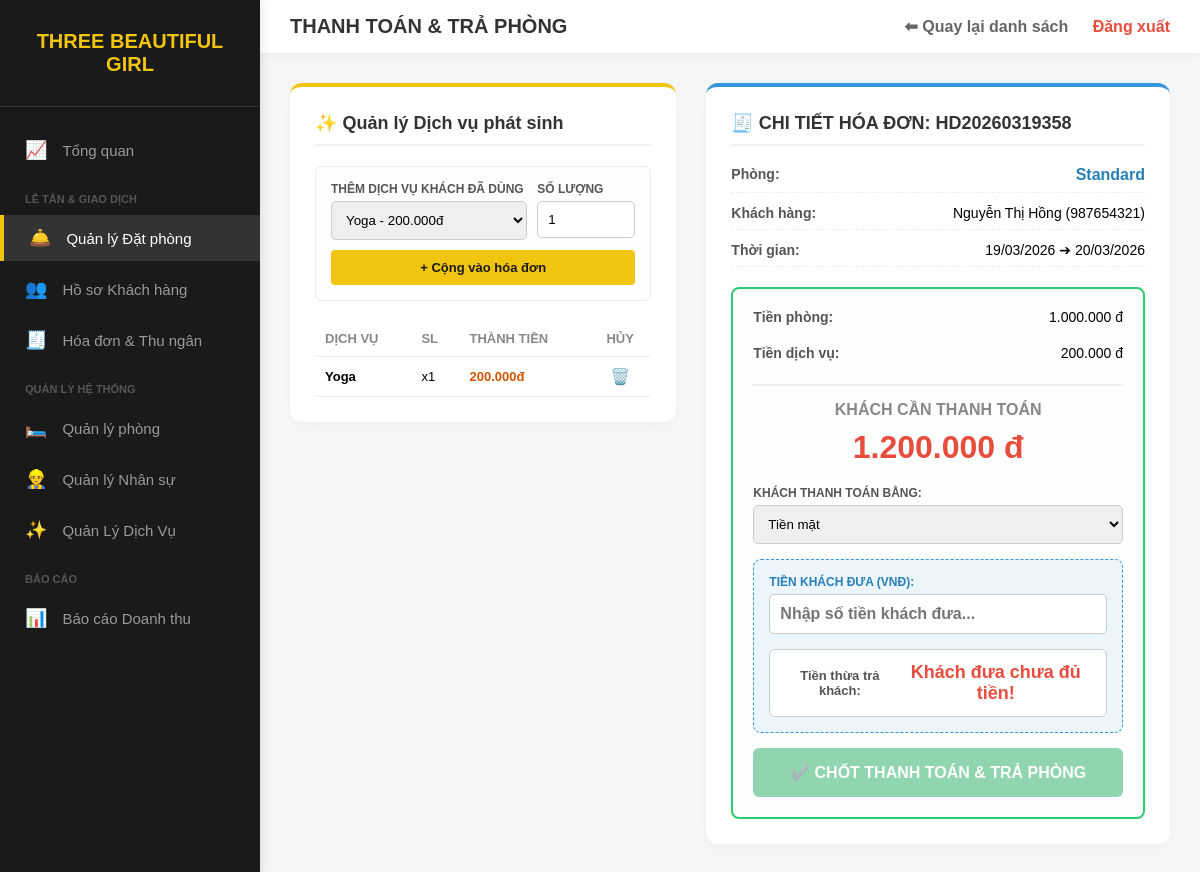
/checkout.php?booking_id=BK-20260319-6025 (signed in), run on the app's committed database.
### tables this page shows
CREATE TABLE `chi_tiet_dich_vu` (
  `id` int(11) NOT NULL,
  `dat_phong_id` int(11) NOT NULL,
  `ma_dich_vu` varchar(20) NOT NULL,
  `so_luong` int(11) NOT NULL DEFAULT 1,
  `thanh_tien` decimal(10,2) NOT NULL,
  `thoi_gian_su_dung` timestamp NOT NULL DEFAULT current_timestamp()
);

CREATE TABLE `dich_vu` (
  `ma_dich_vu` varchar(20) NOT NULL,
  `ten_dich_vu` varchar(100) NOT NULL,
  `don_gia` decimal(10,2) NOT NULL,
  `mo_ta` text NOT NULL,
  `url_anh` text NOT NULL
);

CREATE TABLE `hoa_don` (
  `ma_hoa_don` varchar(20) NOT NULL,
  `dat_phong_id` int(11) NOT NULL,
  `ma_nv` varchar(20) NOT NULL,
  `ma_khuyen_mai` varchar(20) DEFAULT NULL,
  `tien_phong` decimal(10,2) NOT NULL,
  `tien_dich_vu` decimal(10,2) DEFAULT 0.00,
  `thue_vat` decimal(10,2) DEFAULT 0.00,
  `tien_coc` decimal(10,2) DEFAULT 0.00,
  `tien_phu_phi` decimal(10,2) DEFAULT 0.00,
  `tong_tien_thanh_toan` decimal(10,2) NOT NULL,
  `phuong_thuc_thanh_toan` enum('Tiền mặt','Chuyển khoản') DEFAULT 'Tiền mặt',
  `trang_thai_thanh_toan` enum('Chưa thanh toán','Đã thanh toán') DEFAULT 'Chưa thanh toán',
  `ngay_thanh_toan` timestamp NOT NULL DEFAULT current_timestamp()
);

CREATE TABLE `dat_phong` (
  `id` int(11) NOT NULL,
  `booking_id` varchar(20) NOT NULL,
  `khach_hang_cccd` varchar(20) NOT NULL,
  `ma_nv` varchar(20) DEFAULT NULL,
  `ma_phong` varchar(20) DEFAULT NULL,
  `ma_loai` varchar(20) NOT NULL,
  `ngay_den` date NOT NULL,
  `ngay_di` date NOT NULL,
  `so_khach` int(11) NOT NULL,
  `tong_tien_du_kien` decimal(10,2) DEFAULT NULL,
  `trang_thai` enum('Đã đặt trước','Tạm giữ thanh toán','Đã đặt cọc','Đã thanh toán đầy đủ','Đã check-in','Đã check-out','Đã hủy') DEFAULT 'Tạm giữ thanh toán',
  `ngay_dat` timestamp NOT NULL DEFAULT current_timestamp()
);

CREATE TABLE `phong` (
  `ma_phong` varchar(20) NOT NULL,
  `ten_phong` varchar(100) DEFAULT NULL,
  `loai_phong` varchar(50) DEFAULT NULL,
  `gia_phong` decimal(10,2) DEFAULT NULL,
  `ma_loai` varchar(20) NOT NULL,
  `trang_thai` enum('Trống','Đang lưu trú','Đang dọn dẹp','Bảo trì') DEFAULT 'Trống',
  `url_phong` text NOT NULL,
  `chi_tiet_phong` text NOT NULL,
  `so_phong_trong` int(11) DEFAULT 10
);

CREATE TABLE `khach_hang` (
  `cccd_ho_chieu` varchar(20) NOT NULL,
  `ho_ten` varchar(100) NOT NULL,
  `so_dien_thoai` varchar(15) NOT NULL,
  `email` varchar(100) DEFAULT NULL,
  `mat_khau` varchar(255) NOT NULL,
  `cong_no` decimal(10,2) DEFAULT 0.00,
  `so_lan_huy` int(11) DEFAULT 0,
  `ngay_tao` timestamp NOT NULL DEFAULT current_timestamp(),
  `ma_khach_hang` varchar(0) NOT NULL
);

### checkout.php (the view, shortened to what this page needs)
<?php
include 'config.php';
$booking_id = $_GET['booking_id'];
$stmt = $conn->prepare("
    SELECT dp.*, kh.ho_ten, kh.so_dien_thoai, p.ten_phong, p.ma_phong
    FROM dat_phong dp
    JOIN khach_hang kh ON dp.khach_hang_cccd = kh.cccd_ho_chieu
    JOIN phong p ON dp.ma_phong = p.ma_phong
    WHERE dp.booking_id = ?
");
$stmt->execute([$booking_id]);
$booking = $stmt->fetch(PDO::FETCH_ASSOC);
$dp_id = $booking['id'];
$ngay_den_str = date('d/m/Y', strtotime($booking['ngay_den']));
$ngay_di_str = date('d/m/Y', strtotime($booking['ngay_di']));
$is_checked_out = ($booking['trang_thai'] == 'Hoàn tất trả phòng');
$stmt_hd = $conn->prepare("SELECT * FROM hoa_don WHERE dat_phong_id = ?");
$stmt_hd->execute([$dp_id]);
$hoadon = $stmt_hd->fetch(PDO::FETCH_ASSOC);
$services_list = $conn->query("SELECT * FROM dich_vu")->fetchAll(PDO::FETCH_ASSOC);
$stmt_ctdv = $conn->prepare("SELECT c.*, d.ten_dich_vu, d.don_gia FROM chi_tiet_dich_vu c JOIN dich_vu d ON c.ma_dich_vu = d.ma_dich_vu WHERE c.dat_phong_id = ?");
$stmt_ctdv->execute([$dp_id]);
$services_used = $stmt_ctdv->fetchAll(PDO::FETCH_ASSOC);
$tong_tien_num = $hoadon['tong_tien_thanh_toan'];
$tong_tien_vnd = number_format($tong_tien_num, 0, ',', '.');
?>
<!DOCTYPE html>
<html lang="vi">
<head>
</head>
<body>
    <aside class="sidebar">
        <div class="sidebar-header"><h2>Three Beautiful Girl</h2></div>
        <ul class="sidebar-menu">
            <li><a href="admin_dashboard.php"><span class="icon">📈</span> Tổng quan</a></li>
            <li class="menu-category">LỄ TÂN & GIAO DỊCH</li>
            <li><a href="manage_bookings.php" class="active"><span class="icon">🛎️</span> Quản lý Đặt phòng</a></li>
            <li><a href="manage_users.php"><span class="icon">👥</span> Hồ sơ Khách hàng</a></li>
            <li><a href="invoices.php"><span class="icon">🧾</span> Hóa đơn & Thu ngân</a></li>
            <li class="menu-category">QUẢN LÝ HỆ THỐNG</li>
            <li><a href="rooms.php"><span class="icon">🛏️</span> Quản lý phòng</a></li>
            <li><a href="manage_staff.php"><span class="icon">👷‍♂️</span> Quản lý Nhân sự</a></li>
            <li><a href="manage_services.php"><span class="icon">✨</span> Quản Lý Dịch Vụ</a></li>
            <li class="menu-category">BÁO CÁO</li>
            <li><a href="reports.php"><span class="icon">📊</span> Báo cáo Doanh thu</a></li>
        </ul>
    </aside>
    <main class="main-content">
        <header class="topbar">
            <h1>THANH TOÁN & TRẢ PHÒNG</h1>
            <div>
                <a href="manage_bookings.php" style="color: #666; text-decoration: none; font-weight: bold; margin-right: 20px;">⬅ Quay lại danh sách</a>
                <a href="logout.php" style="color: #e74c3c; text-decoration: none; font-weight: bold;">Đăng xuất</a>
            </div>
        </header>
        <div class="dashboard-container">
            <div class="layout-grid">
                <div class="card" style="border-top: 4px solid #f1c40f;">
                    <div class="card-header">✨ Quản lý Dịch vụ phát sinh</div>
                    <?php if (!$is_checked_out): ?>
                    <form method="POST" style="background: #fdfefe; padding: 15px; border: 1px solid #eee; border-radius: 6px; margin-bottom: 20px;">
                        <div style="display: flex; gap: 10px;">
                            <div class="form-group" style="flex: 2; margin: 0;">
                                <label>Thêm dịch vụ khách đã dùng</label>
                                <select name="ma_dich_vu" required>
                                    <?php foreach ($services_list as $sv): ?>
                                        <option value="<?= $sv['ma_dich_vu'] ?>"><?= $sv['ten_dich_vu'] ?> - <?= number_format($sv['don_gia'],0,',','.') ?>đ</option>
                                    <?php endforeach; ?>
                                </select>
                            </div>
                            <div class="form-group" style="flex: 1; margin: 0;">
                                <label>Số lượng</label>
                                <input type="number" name="so_luong" value="1" min="1" required>
                            </div>
                        </div>
                        <button type="submit" name="btn_add_service" class="btn-gold" style="margin-top: 10px;">+ Cộng vào hóa đơn</button>
                    </form>
                    <?php endif; ?>
                    <table>
                        <thead>
                            <tr>
                                <th>Dịch Vụ</th>
                                <th>SL</th>
                                <th>Thành Tiền</th>
                                <?php if (!$is_checked_out): ?>
                                <th style="text-align:center;">Hủy</th>
                                <?php endif; ?>
                            </tr>
                        </thead>
                        <tbody>
                            <?php if (count($services_used) > 0): ?>
                                <?php foreach($services_used as $u): ?>
                                <tr>
                                    <td><strong><?= htmlspecialchars($u['ten_dich_vu']) ?></strong></td>
                                    <td>x<?= $u['so_luong'] ?></td>
                                    <td style="color: #d35400; font-weight: bold;"><?= number_format($u['thanh_tien'], 0, ',', '.') ?>đ</td>
                                    <?php if (!$is_checked_out): ?>
                                    <td style="text-align:center;">
                                        <a href="checkout.php?booking_id=<?= urlencode($booking_id) ?>&delete_service=<?= $u['id'] ?>" onclick="return confirm('Bạn có chắc chắn muốn XÓA món này khỏi hóa đơn?')" style="color: #e74c3c; text-decoration: none; font-size: 16px;" title="Xóa bỏ">🗑️</a>
                                    </td>
                                    <?php endif; ?>
                                </tr>
                                <?php endforeach; ?>
                            <?php else: ?>
                                <tr><td colspan="<?= $is_checked_out ? '3' : '4' ?>" style="text-align: center; color: #999;">Khách chưa sử dụng dịch vụ phát sinh nào.</td></tr>
                            <?php endif; ?>
                        </tbody>
                    </table>
                </div>
                <div class="card" style="border-top: 4px solid #3498db;">
                    <div class="card-header">🧾 CHI TIẾT HÓA ĐƠN: <?= htmlspecialchars($hoadon['ma_hoa_don']) ?></div>
                    <div class="info-row"><strong>Phòng:</strong> <span style="color:#2980b9; font-weight:bold; font-size:16px;"><?= htmlspecialchars($booking['ten_phong']) ?></span></div>
                    <div class="info-row"><strong>Khách hàng:</strong> <span><?= htmlspecialchars($booking['ho_ten']) ?> (<?= htmlspecialchars($booking['so_dien_thoai']) ?>)</span></div>
                    <div class="info-row"><strong>Thời gian:</strong> <span><?= $ngay_den_str ?> ➔ <?= $ngay_di_str ?></span></div>
                    <div class="total-box">
                        <div class="info-row" style="border:none;"><strong>Tiền phòng:</strong> <span><?= number_format($hoadon['tien_phong'], 0, ',', '.') ?> đ</span></div>
                        <div class="info-row" style="border:none;"><strong>Tiền dịch vụ:</strong> <span><?= number_format($hoadon['tien_dich_vu'], 0, ',', '.') ?> đ</span></div>
                        <div style="border-top: 2px solid #eee; margin: 15px 0;"></div>
                        <span style="color: #888; font-weight: bold; text-transform: uppercase;">KHÁCH CẦN THANH TOÁN</span>
                        <div class="total-price" id="total_price_vnd"><?= $tong_tien_vnd ?> đ</div>
                        <?php if (!$is_checked_out): ?>
                            <form method="POST" style="margin-top: 20px;">
                                <div class="form-group" style="text-align: left;">
                                    <label>Khách thanh toán bằng:</label>
                                    <select name="phuong_thuc_thanh_toan" id="phuong_thuc" onchange="togglePaymentFlow()">
                                        <option value="Tiền mặt" selected>Tiền mặt</option>
                                    </select>
                                </div>
                                <div id="cash-container" class="payment-box">
                                    <div class="form-group" style="text-align: left; margin-bottom: 15px;">
                                        <label style="color: #2980b9;">Tiền khách đưa (VNĐ):</label>
                                        <input type="text" id="tien_khach_dua" placeholder="Nhập số tiền khách đưa..." oninput="calculateChange()" autocomplete="off" style="font-size: 16px; font-weight: bold; color: #2980b9;">
                                    </div>
                                    <div style="display: flex; justify-content: space-between; align-items: center; background: #fff; padding: 12px; border-radius: 6px; border: 1px solid #ccc;">
                                        <span style="font-size: 13px; font-weight: bold; color: #555;">Tiền thừa trả khách:</span>
                                        <span id="tien_thua_display" style="font-size: 18px; font-weight: bold; color: #e74c3c;">0 đ</span>
                                    </div>
                                </div>
                                <button type="submit" name="btn_checkout" id="btn-checkout-confirm" class="btn-green" style="margin-top: 15px;" onclick="return confirm('Xác nhận thu tiền và check-out cho khách?')">
                                    ✔️ CHỐT THANH TOÁN & TRẢ PHÒNG
                                </button>
                            </form>
                        <?php endif; ?>
                    </div>
                </div>
            </div>
        </div>
    </main>
</body>
</html>

### checkout.php (style rules this page uses)
body { margin: 0; font-family: Arial, sans-serif; background-color: #f4f7f6; display: flex; height: 100vh; overflow: hidden; }
.sidebar { width: 260px; background-color: #1a1a1a; color: white; display: flex; flex-direction: column; box-shadow: 2px 0 10px rgba(0,0,0,0.1); z-index: 100; position: fixed; height: 100vh; }
.sidebar-header { padding: 30px 20px; text-align: center; border-bottom: 1px solid #333; }
.sidebar-header h2 { color: #f1c40f; margin: 0; font-size: 20px; font-weight: bold; text-transform: uppercase; }
.sidebar-menu { list-style: none; padding: 20px 0; margin: 0; overflow-y: auto; flex: 1; }
.sidebar-menu li { margin-bottom: 5px; }
.sidebar-menu a { display: flex; align-items: center; padding: 12px 25px; color: #999; text-decoration: none; font-size: 15px; transition: 0.3s; }
.sidebar-menu a:hover, .sidebar-menu a.active { color: white; background-color: #333; border-left: 4px solid #f1c40f; }
.sidebar-menu .menu-category { color: #555; padding: 15px 25px 5px 25px; text-transform: uppercase; font-size: 11px; font-weight: bold; }
.sidebar-menu .icon { margin-right: 15px; font-size: 18px; }
.main-content { margin-left: 260px; flex: 1; display: flex; flex-direction: column; overflow-y: auto; }
.topbar { background-color: #ffffff; padding: 15px 30px; display: flex; justify-content: space-between; align-items: center; box-shadow: 0 2px 10px rgba(0,0,0,0.05); position: sticky; top: 0; z-index: 99; }
.topbar h1 { margin: 0; font-size: 20px; color: #333; font-weight: bold; text-transform: uppercase; }
.dashboard-container { padding: 30px; }
.layout-grid { display: grid; grid-template-columns: 1fr 1.2fr; gap: 30px; align-items: start; }
.card { background: #fff; padding: 25px; border-radius: 12px; box-shadow: 0 4px 15px rgba(0,0,0,0.03); }
.card-header { margin-bottom: 20px; border-bottom: 2px solid #f1f1f1; padding-bottom: 10px; font-size: 18px; font-weight: bold; color: #333; }
.info-row { display: flex; justify-content: space-between; margin-bottom: 12px; font-size: 14px; border-bottom: 1px dashed #eee; padding-bottom: 8px; }
.info-row strong { color: #555; }
.total-box { background: #fdfefe; border: 2px solid #2ecc71; border-radius: 8px; padding: 20px; text-align: center; margin-top: 20px; }
.total-price { font-size: 32px; color: #e74c3c; font-weight: bold; margin: 10px 0; }
.form-group { margin-bottom: 15px; }
.form-group label { display: block; font-size: 12px; font-weight: bold; color: #555; margin-bottom: 5px; text-transform: uppercase; }
.form-group select, .form-group input { width: 100%; padding: 10px; border: 1px solid #ccc; border-radius: 5px; font-family: Arial; box-sizing: border-box; }
.btn-green { background: #27ae60; color: white; border: none; padding: 15px; border-radius: 6px; cursor: pointer; font-weight: bold; width: 100%; font-size: 16px; text-transform: uppercase; transition: 0.3s; }
.btn-gold { background: #f1c40f; color: #1a1a1a; border: none; padding: 10px; border-radius: 4px; cursor: pointer; font-weight: bold; width: 100%; font-size: 13px; }
table { width: 100%; border-collapse: collapse; margin-top: 15px; }
th, td { text-align: left; padding: 10px; font-size: 13px; border-bottom: 1px solid #eee; vertical-align: middle; }
th { color: #888; text-transform: uppercase; }
.payment-box { margin-top: 15px; border: 1px dashed #3498db; padding: 15px; border-radius: 8px; background: #ebf5fb; }

### data on the page
chi_tiet_dich_vu: ma_dich_vu.ten_dich_vu "Yoga", so_luong "1", thanh_tien "200.000"
hoa_don: ma_hoa_don "HD20260319358", tien_phong "1.000.000", tien_dich_vu "200.000", tong_tien_thanh_toan "1.200.000"
dat_phong: ma_phong.ten_phong "Standard", khach_hang_cccd.ho_ten "Nguyễn Thị Hồng", khach_hang_cccd.so_dien_thoai "987654321", ngay_den "19/03/2026", ngay_di "20/03/2026"

### other printed values
form field ma_dich_vu "Yoga - 200.000đ"
